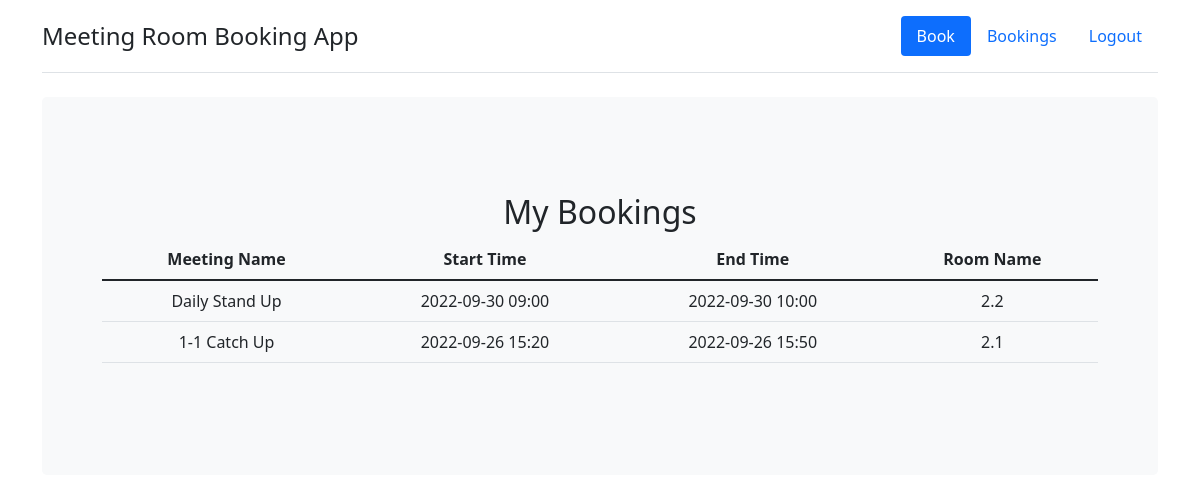
The page /bookings (signed in) on the database its author committed.
### models.py (models this page shows)
class Booking(db.Model):
    __tablename__ = 'booking'
    id = db.Column(db.Integer, primary_key=True)
    booking_name = db.Column(db.String(50), nullable= True)
    start_time = db.Column(db.Integer, nullable=False)
    end_time = db.Column(db.Integer, nullable=False)
    user_id = db.Column(db.Integer, db.ForeignKey('user.id'), nullable=False)
    room_id = db.Column(db.Integer, db.ForeignKey('room.id'), nullable=False)

class Room(db.Model):
    __tablename__ = 'room'
    id = db.Column(db.Integer, primary_key=True)
    name = db.Column(db.String(15), unique=False, nullable=False)
    capacity = db.Column(db.Integer, unique=False, nullable=False)

### bookings.py (the view)
@bookings.route('/bookings')
@login_required
def bookings_page():
    bookings = db.session.query(Booking, Room, User).join(Room, Booking.room_id == Room.id).join(User, Booking.user_id == User.id).filter(Booking.user_id == current_user.id).all()
    return render_template('bookings.html', admin_page=False, bookings=bookings, fromtimestamp=datetime.fromtimestamp, current_user=current_user)

### models.py (called while the page is built)
    @property
    def is_admin(self):
        return bool(self.admin)

### templates/bookings.html
{% extends "base.html" %}
{% block content %}
<div class="p-5 mb-4 bg-light rounded-3">
    <div class="container-fluid py-5 text-center">
        <h2>My Bookings</h2>
        {% include "bookings_table.html" %}
    </div>
</div>
{% endblock %}

### templates/bookings_table.html (shortened to what this page needs)
<table class="table" align="center">
    <thead>
        <th>Meeting Name</th>
        <th>Start Time</th>
        <th>End Time</th>
        <th>Room Name</th>
    </thead>
    {% for item in bookings %}
    <tr>
        <td>{{ item.Booking.booking_name }}</td>
        <td>{{ fromtimestamp(item.Booking.start_time).strftime('%Y-%m-%d %H:%M') }}</td>
        <td>{{ fromtimestamp(item.Booking.end_time).strftime('%Y-%m-%d %H:%M') }}</td>
        <td>{{ item.Room.name }}</td>
    </tr>
    {% endfor %}
</table>

### rows shown on the page
Booking: Booking.booking_name "Daily Stand Up", start_time "2022-09-30 09:00", end_time "2022-09-30 10:00", Room.name "2.2"
Booking: Booking.booking_name "1-1 Catch Up", start_time "2022-09-26 15:20", end_time "2022-09-26 15:50", Room.name "2.1"
